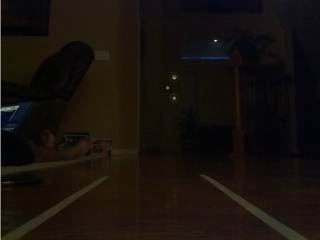
#> input picture RaspberryPi/laneImage.jpg, 320 x 240 px
$ python self_driver.py
#> lines starting #> are read from the running program, lines starting #| are printed output that depends on the picture; after the words box and inside, x2 and y2 are one past the last pixel; in counts of white or black regions, pixels touching at a corner belong together
import math
import cv2
import numpy as np

fourcc = cv2.VideoWriter_fourcc('M', 'J', 'P', 'G')
edge_output = cv2.VideoWriter("edges.avi", fourcc, 60, (640, 360))
lanes_output = cv2.VideoWriter("lanes.avi", fourcc, 60, (640, 360))


def region_of_interest(img, vertices=None):
    if vertices is None:
        height = img.shape[0]
        width = img.shape[1]
        vertices = [(0, height), (0, height - 100), (width / 2, height / 2), (width, height - 100), (width, height)]

    mask = np.zeros_like(img)
    match_mask_color = (255, 255, 255)
    mask = cv2.fillPoly(mask, np.array([vertices], np.int32), match_mask_color)
    masked_image = cv2.bitwise_and(img, mask)

    return masked_image


def auto_lines(img, debug_mode=False):
    gray = cv2.cvtColor(img, cv2.COLOR_BGR2GRAY)
    edges = cv2.Canny(gray, 50, 150)

    edges = region_of_interest(edges)
    lines = cv2.HoughLinesP(edges, rho=1, theta=math.pi / 180, threshold=100, minLineLength=50, maxLineGap=30)

    if debug_mode:
        for line in lines:
            x1, y1, x2, y2 = line[0]
            cv2.line(img, (x1, y1), (x2, y2), (255, 255, 255), 8)

        edge_output.write(edges)
        lanes_output.write(img)
    return lines


def line_to_angle_sieve(lines):
    line_angles = []
    for line in lines:
        x1, y1, x2, y2 = line[0]
        angle = math.atan((y2 - y1) / (x2 - x1))
        if angle < 0:
            angle += math.pi
        line_angles.append(angle)

    line_angles.sort()
    storage_sets = []
    curr_index = -1
    prev_angle = None
    for angle in line_angles:
        if curr_index == -1:
            storage_sets.append({angle})
            curr_index = curr_index + 1
            prev_angle = angle

        elif math.fabs(prev_angle - angle) <= math.pi / 36:
            storage_sets[curr_index].add(angle)
            prev_angle = angle

        else:
            storage_sets.append({angle})
            curr_index = curr_index + 1
            prev_angle = angle

    storage_sets = [sum(i) / len(i) for i in storage_sets]
    if len(storage_sets) != 2:
        print("WARNING: Detected more than 2 lanes. Check edge maps for confounding objects.")
    return storage_sets


def suggested_path(img, debug_mode=False):
    possible_lanes = auto_lines(img, debug_mode)
    lane_angles = line_to_angle_sieve(possible_lanes)
    lane_unit_vectors = [(math.cos(i), math.sin(i)) for i in lane_angles]
    path_vector = (sum([x[0] for x in lane_unit_vectors]), sum(x[1] for x in lane_unit_vectors))

    ret_angle = math.atan(path_vector[1] / path_vector[0])
    if ret_angle < 0:
        ret_angle += math.pi
    ret_angle = ret_angle * 180 / math.pi

    # print(path_vector)

    path_vector = int(path_vector[0] * 80), int(path_vector[1] * 80)
    height = int(img.shape[0])
    width = int(img.shape[1])
    cv2.arrowedLine(img, (path_vector[0] + width // 2, path_vector[1] + height // 2),
                    (int(width // 2), int(height // 2)),
                    (0, 0, 255), thickness=16, tipLength=0.2)
    return img, int(ret_angle)


if __name__ == "__main__":
    image = cv2.imread("laneImage.jpg")
#> image is the input picture: shape (240, 320, 3); mean B, G, R 12.3, 16.8, 22.8
    print(suggested_path(image, True)[1])
#> in auto_lines, `edges = cv2.Canny(gray, 50, 150)`:
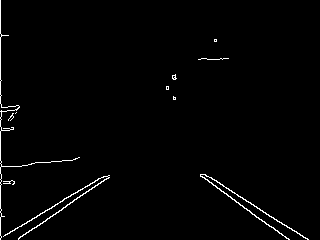
#> edges: shape (240, 320); 1.5% white in thin lines or dots
#> in region_of_interest, `masked_image = cv2.bitwise_and(img, mask)`:
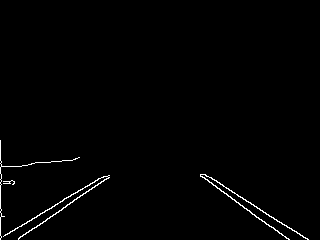
#> masked_image: shape (240, 320); 1.1% white in thin lines or dots, all inside (x1, y1, x2, y2) = (0, 140, 309, 240)
#> in auto_lines, `lines = cv2.HoughLinesP(edges, rho=1, theta=math.pi / 180, threshold=1..`: lines = [[1, 237, 103, 176], [200, 175, 289, 239], [205, 174, 303, 237]]
#> the loop in auto_lines, `for line in lines:` made 3 passes
#> after the loop in auto_lines, `for line in lines:`:
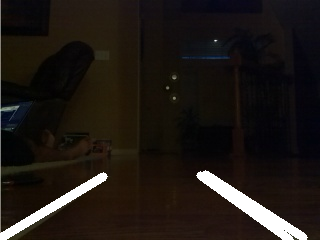
#> img: shape (240, 320, 3); mean B, G, R 20.9, 25, 30.7
#> in suggested_path, `possible_lanes = auto_lines(img, debug_mode)`: possible_lanes has the same summary as lines in auto_lines
#> the loop in line_to_angle_sieve, `for line in lines:` made 3 passes
#> (x1, y1, x2, y2, angle) on passes 1 to 3: (1, 237, 103, 176, 2.6), (200, 175, 289, 239, 0.623), (205, 174, 303, 237, 0.571)
#> after the loop in line_to_angle_sieve, `for line in lines:`: line_angles = [2.6, 0.623, 0.571]
#> the loop in line_to_angle_sieve, `for angle in line_angles:` made 3 passes
#> (angle, curr_index, prev_angle) on passes 1, 3: (0.571, 0, 0.571), (2.6, 1, 2.6)
#> (angle, prev_angle) on pass 2: (0.623, 0.623)
#> after the loop in line_to_angle_sieve, `for angle in line_angles:`: curr_index = 1; storage_sets = 2 items
#> in line_to_angle_sieve, `storage_sets = [sum(i) / len(i) for i in storage_sets]`: storage_sets = [0.597, 2.6]
#> in suggested_path, `lane_unit_vectors = [(math.cos(i), math.sin(i)) for i in lane_angles]`: lane_unit_vectors = [(0.827, 0.562), (-0.858, 0.513)]
#> in suggested_path, `path_vector = (sum([x[0] for x in lane_unit_vectors]), sum(x[1] for x ..`: path_vector = (-0.0314, 1.08)
#> in suggested_path, `ret_angle = math.atan(path_vector[1] / path_vector[0])`: ret_angle = -1.54
#> in suggested_path, `ret_angle += math.pi`: ret_angle = 1.6
#> in suggested_path, `ret_angle = ret_angle * 180 / math.pi`: ret_angle = 91.67
#> in suggested_path, `path_vector = int(path_vector[0] * 80), int(path_vector[1] * 80)`: path_vector = (-2, 86)
#> in suggested_path, `cv2.arrowedLine(img, (path_vector[0] + width // 2, path_vector[1] + he..`:
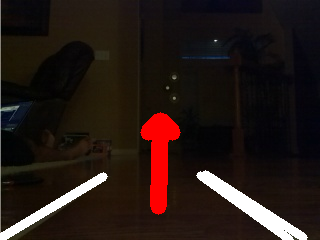
#> img: shape (240, 320, 3); 2.67% of pixels changed, all inside (x1, y1, x2, y2) = (140, 112, 181, 215)
#| 91
    cv2.imshow("image", image)
    cv2.waitKey()
    cv2.destroyAllWindows()
